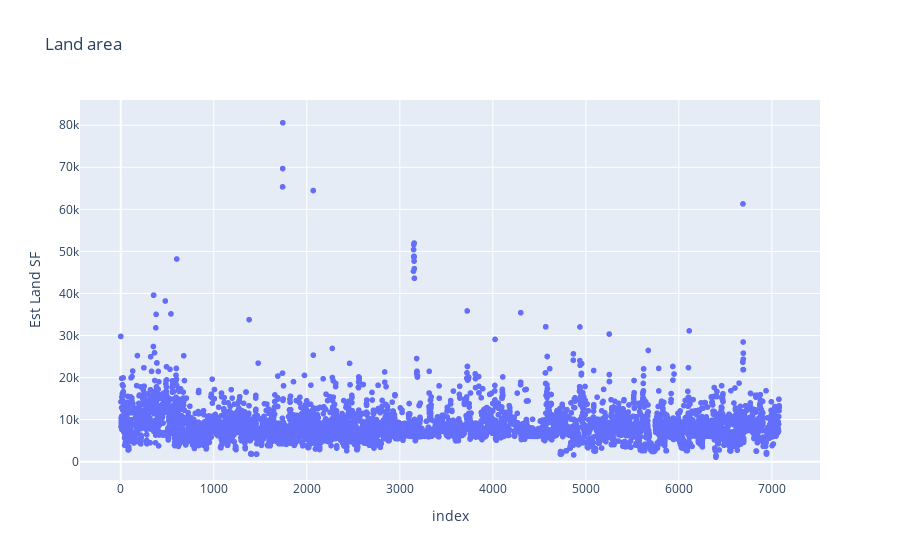

The cell this chart's notebook holds for it:
### Code cell
fig = px.scatter(X, y="Est Land SF", title ='Land area')
fig.show()

### Figure 1 — Plotly figure (JSON) as saved in the notebook; plotly's stock layout.template omitted (floating-point values rounded to 4 significant figures; data arrays with more than 128 entries replaced by an {"elided": "..."} marker saying what was removed)
{"data": [{"hovertemplate": "index=%{x}<br>Est Land SF=%{y}<extra></extra>", "legendgroup": "", "marker": {"color": "#636efa", "symbol": "circle"}, "mode": "markers", "name": "", "showlegend": false, "type": "scattergl", "x": {"elided": "7078 int values"}, "xaxis": "x", "y": {"elided": "7078 int values"}, "yaxis": "y"}], "layout": {"legend": {"tracegroupgap": 0}, "title": {"text": "Land area"}, "xaxis": {"anchor": "y", "domain": [0, 1], "title": {"text": "index"}}, "yaxis": {"anchor": "x", "domain": [0, 1], "title": {"text": "Est Land SF"}}}}
